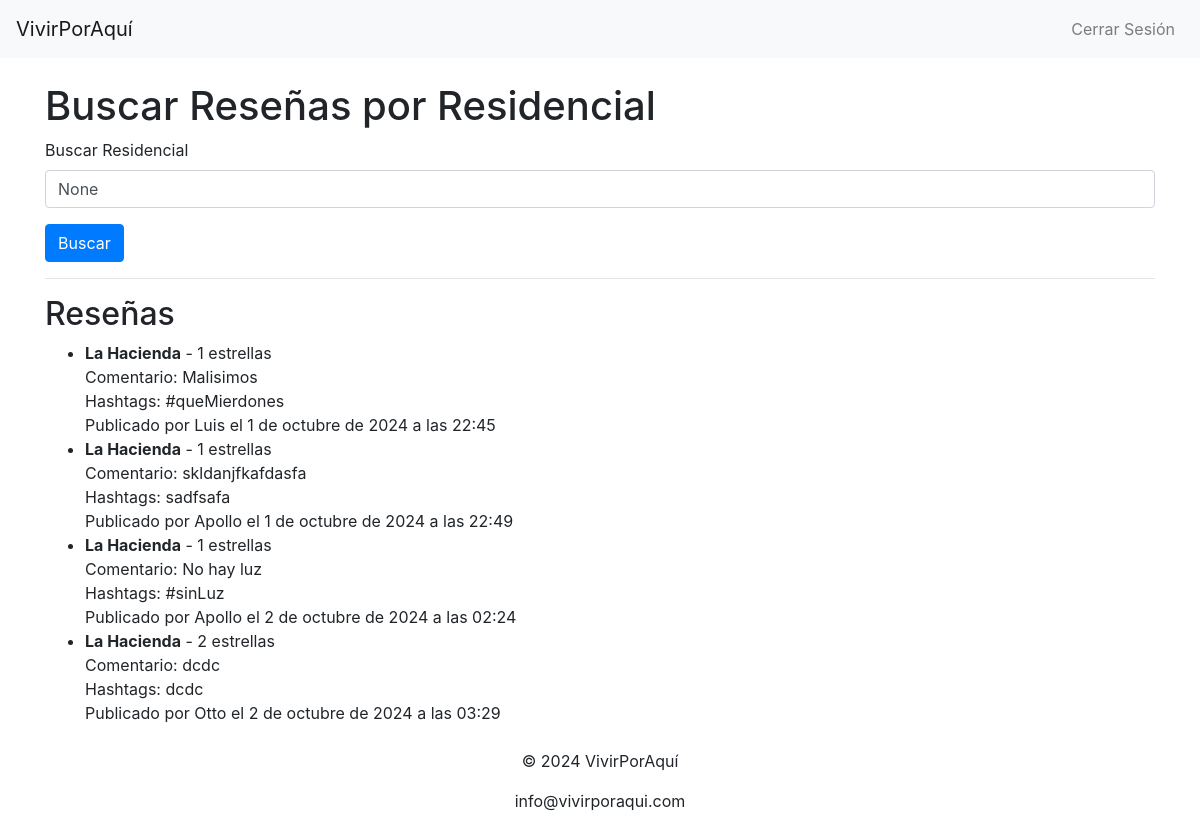
Screenshot of /cuentas/buscar-resenas/ (signed in) with the database file from the repository.
### SiteApp/models.py (models this page shows, shortened)
class Resena(models.Model):
    CALIFICACION_OPCIONES = [
        (1, '1 - Pobre'),
        (2, '2 - Regular'),
        (3, '3 - Bueno'),
        (4, '4 - Muy Bueno'),
        (5, '5 - Excelente'),
    ]
    residencial = models.ForeignKey(Residencial, on_delete=models.CASCADE)
    usuario = models.ForeignKey(User, on_delete=models.CASCADE)
    calificacion = models.IntegerField(choices=CALIFICACION_OPCIONES)
    comentario = models.TextField()
    hashtags = models.CharField(max_length=255, help_text="Agrega hashtags separados por comas")  # Nuevo campo de Hashtags
    fecha_publicacion = models.DateTimeField(auto_now_add=True)

class Residencial(models.Model):
    nombre = models.CharField(max_length=255)
    promotor = models.ForeignKey(Promotor, on_delete=models.CASCADE)

### SiteApp/views.py (the view)
# urls.py: path('buscar-resenas/', views.buscar_resenas, name='buscar_resenas'),  # Buscar reseñas por residencial
def buscar_resenas(request):
    residencial = request.GET.get('residencial')  # Obtiene el nombre del residencial desde el formulario de búsqueda
    resenas = Resena.objects.filter(residencial__nombre__icontains=residencial) if residencial else Resena.objects.all()
    return render(request, 'resenas/buscar_resenas.html', {'resenas': resenas, 'residencial': residencial})

### SiteApp/templates/resenas/buscar_resenas.html
{% extends 'base.html' %}
{% block content %}
<h1>Buscar Reseñas por Residencial</h1>
<form method="GET" action="{% url 'buscar_resenas' %}">
    <div class="form-group">
        <label for="residencial">Buscar Residencial</label>
        <input type="text" id="residencial" name="residencial" class="form-control" value="{{ residencial }}" placeholder="Escribe el nombre del residencial">
    </div>
    <button type="submit" class="btn btn-primary">Buscar</button>
</form>
<hr>
<h2>Reseñas</h2>
<ul>
    {% for resena in resenas %}
    <li>
        <strong>{{ resena.residencial.nombre }}</strong> - {{ resena.calificacion }} estrellas
        <br>
        Comentario: {{ resena.comentario }}
        <br>
        Hashtags: {{ resena.hashtags }}
        <br>
        Publicado por {{ resena.usuario.username }} el {{ resena.fecha_publicacion }}
    </li>
    {% empty %}
    <p>No se encontraron reseñas para el residencial "{{ residencial }}".</p>
    {% endfor %}
</ul>
{% endblock %}

### rows the page displays
Resena: residencial.nombre "La Hacienda", calificacion "1", comentario "Malisimos", hashtags "#queMierdones", usuario.username "Luis", fecha_publicacion "1 de octubre de 2024 a las 22:45"
Resena: residencial.nombre "La Hacienda", calificacion "1", comentario "skldanjfkafdasfa", hashtags "sadfsafa", usuario.username "Apollo", fecha_publicacion "1 de octubre de 2024 a las 22:49"
Resena: residencial.nombre "La Hacienda", calificacion "1", comentario "No hay luz", hashtags "#sinLuz", usuario.username "Apollo", fecha_publicacion "2 de octubre de 2024 a las 02:24"
Resena: residencial.nombre "La Hacienda", calificacion "2", comentario "dcdc", hashtags "dcdc", usuario.username "Otto", fecha_publicacion "2 de octubre de 2024 a las 03:29"
